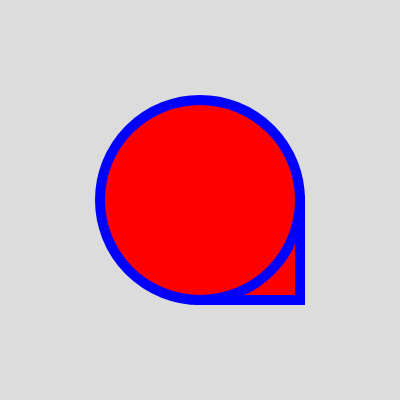
Frame 1 (no input)
Frame 60 (no input): identical to frame 1, image omitted
Frame 120 (the mouse pressed at the canvas centre since frame 60): identical to frame 1, image omitted

The p5.js sketch that drew this single still picture (run headless with seeded random() and noise() and a simulated clock; from frame 60 on, the mouse is pressed at the canvas centre):

// p5.js sketch
// ── sketch.js
function setup() {
  createCanvas(400, 400);
}

function draw() {
  background(220);

  noStroke();
  fill(255, 0, 0);

  stroke(0,0, 255);

  strokeWeight(10);

  
  square( 200, 200, 100);

  circle(200, 200, 200);

  fill(0, 255, 0);
  
}

// ── sketch2.js

function setup() {
  createCanvas(windowWidth, windowHeight);
  //
  /*
  this is a comment block
  that spans across multiple lines
  */

  //what happens to square/rect if you remove the following line?
  rectMode(CENTER);
}

function draw() {
  background(255, 255, 255);
  stroke(78, 200, 45);
  fill(255, 255, 0);
  ellipse(500, 100, 50, 50);

  strokeWeight(5);
  stroke(100);
  fill(0, 255, 0);
  square(100, 100, 50);

  fill(0, 0, 255);
  noStroke();
  triangle(200, 200, 100, 200, 200, 400);
}

// ── sketch3.js
// Recreate the image found in assets/SimpleForms.png

function setup() {
  createCanvas(800, 400);
  rectMode(CENTER);
}

function draw() {
  background(157, 237, 206);
}

// ── sketch4.js
//Another interesting function of p5 is blendMode(), which works similarly to
//the blending modes found in Photoshop/After Effects etc.
//Here you can find all the different modes https://p5js.org/reference/#/p5/blendMode

function setup() {
	createCanvas(1200,300);
	background(0);	
	noStroke();
}

function draw() {

	//if you want to exclude the background from blending you need to 
	//call blendMode(BLEND) before calling background() function
	blendMode(BLEND);
	background(0);

	
	fill(255,0,0);
	circle(100, height/2, 100);


	fill(255,0,0);
	circle(300, height/2, 100);

	
	fill(255,0,0);
	circle(500, height/2, 100);

	
	fill(255,0,0);
	circle(700, height/2, 100);


	fill(255,0,0);
	circle(900, height/2, 100);

	
	fill(255,0,0);
	stroke(100)
	circle(1100, height/2, 100);

	if (mouseX > 0 && mouseX < 200){
		blendMode(ADD);
	} else if (mouseX > 200 && mouseX < 400) {
		blendMode(LIGHTEST);
	} else if (mouseX > 400 && mouseX < 600) {
		blendMode(DIFFERENCE);
	} else if (mouseX > 600 && mouseX < 800) {
		blendMode(MULTIPLY);
	} else if (mouseX > 800 && mouseX < 1000) {
		blendMode(OVERLAY);
	}else {
		blendMode(DODGE);
	}	

	
	fill(0,0,255);
	circle(mouseX, mouseY + 20, 100)
	fill(0,255,0);
	circle(mouseX , mouseY - 20, 100)
}


// ── sketch5.js
// play with forms and blend modes 

function setup() {
    createCanvas(400, 400);
    rectMode(CENTER);
  }
  
  function draw() {
    background(220);
  }
  
// ── sketch6.js
//While it's common to define colours with a 24bit RGB value (Red, Green, Blue), 
//there are some other alternatives to working with colour. In HSB mode, 
//we set the Hue, Saturation, and Balance. This is also known as HSV (See assets/HSV.png).

//HUE is typically selected with 0 to 360 degrees, with saturation 0-100 
//and brightness 0-100. This can differ somewhat between programming languages.
//We can change the colour mode with the following command: colorMode(HSB)

var r1,r2;

function setup() {
	createCanvas(windowWidth, windowHeight);
	colorMode(HSB);
	background(0);
	noStroke();
	r1 = random(20,100);
	r2 = random(20,100);
}

function draw() {
	background(0,0,0,0.01);
	myShape(mouseX, mouseY, r1, myHueAngle());
}

function myHueAngle() {
	var myHue = frameCount % 360; 
	return myHue;
}

function mousePressed() {
	r1 = random(20,100);
	r2 = random(20,100);
}

function myShape(x, y, radius, hue) {
	fill(hue, 100,100);
	ellipse(x,y,radius);
}
